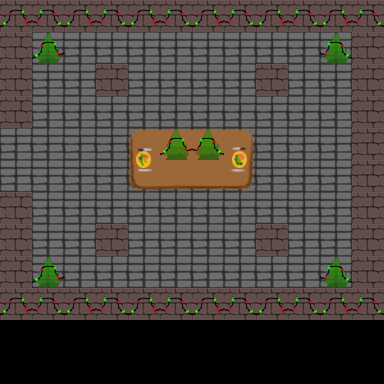

This is a level from a 2D game, rendered from its Tiled map with the project's own tilesets. A one-line summary and the map file follow, with tile-layer data summarised:
An orthogonal 12x12 tile map with 32x32 px tiles, 3 tile layers (Kachelebene 1, Another Layer, Lights), 3 tilesets.

<map version="1.0" orientation="orthogonal" width="12" height="12" tilewidth="32" tileheight="32">
 <tileset firstgid="1" name="Road Tiles2" tilewidth="32" tileheight="32">
  <image source="RoadTiles2.png" width="128" height="128" />
 </tileset>
 <tileset firstgid="17" name="Tree" tilewidth="32" tileheight="32">
  <image source="Tree.png" width="32" height="48" />
 </tileset>
 <tileset firstgid="18" name="Lights" tilewidth="32" tileheight="32">
  <image source="christmasLights.png" width="64" height="32" />
 </tileset>
 <layer name="Kachelebene 1" width="12" height="12">
  <data>[144 cells, 120 non-empty, 12 distinct tile ids]</data>
 </layer>
 <layer name="Another Layer" width="12" height="12" opacity="0.76">
  <data>[144 cells, 6 non-empty, 1 distinct tile ids]</data>
 </layer>
 <layer name="Lights" width="12" height="12">
  <data>[144 cells, 30 non-empty, 2 distinct tile ids]</data>
 </layer>
</map>